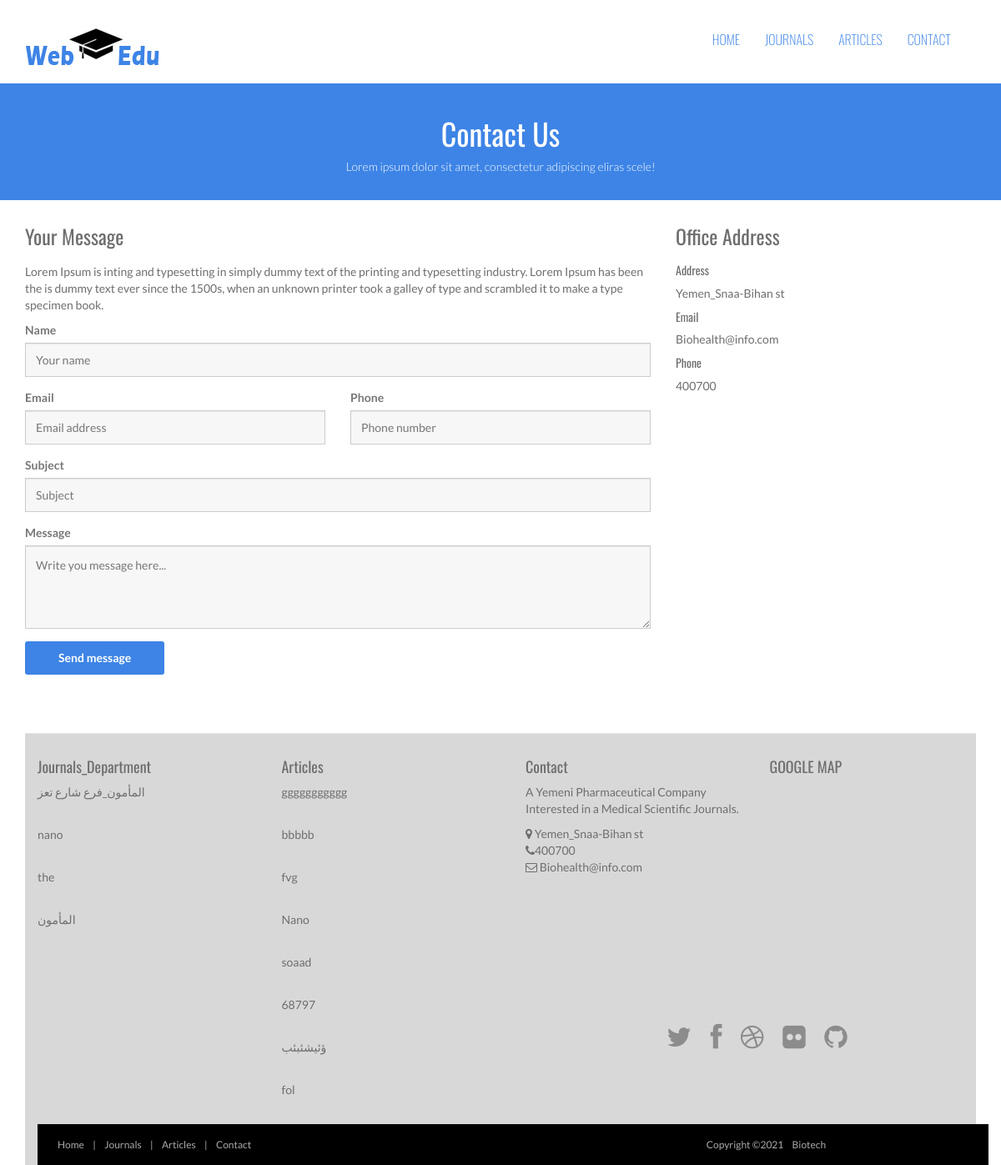
The page /pages/contact.php on the database its author committed.
### tables this page shows
CREATE TABLE `about_us` (
  `AB_id` int(2) NOT NULL,
  `AB_sub` varchar(50) NOT NULL,
  `AB_description` text NOT NULL,
  `AB_address` tinytext NOT NULL,
  `AB_mobile` int(15) NOT NULL,
  `AB_email` varchar(50) NOT NULL
);

CREATE TABLE `departments` (
  `id` int(10) NOT NULL,
  `name` varchar(255) NOT NULL,
  `description` text NOT NULL,
  `img` mediumtext NOT NULL
);

CREATE TABLE `articles` (
  `A_id` int(200) NOT NULL,
  `A_name` varchar(200) NOT NULL,
  `A_description` mediumtext NOT NULL,
  `A_img` mediumtext NOT NULL,
  `A_link` varchar(200) NOT NULL
);

### inc/footers.php (the view, shortened to what this page needs)
<footer id="footer">
   <div class="container">
  <div class="row">
 <div class="footerbottom">
   <div class="col-md-3 col-sm-6">
     <div class="footerwidget">
       <h4>
         Journals_Department
       </h4>
       <?php
include('../inc/db_connect.php');
       $query = "SELECT * FROM departments ORDER BY id ASC ";
       $result = $connn->query($query);
      while($row = $result->fetch_row()) {
         echo "
       <div class='menu-course'>
         <ul class='menu'>
         <p>".$row['1']."</p>
           <li>
               <a href=All_journal.php?id=".$row['0'].">	 </a>
           </li>
         </ul>
       </div>";
     }
     ?>
     </div>
   </div>
   <div class="col-md-3 col-sm-6">
     <div class="footerwidget">
       <h4>
        Articles
       </h4>
       <?php
       $query = "SELECT * FROM articles order by A_id DESC ";
       $result = $connn->query($query);
      while($row = $result->fetch_row()) {
         echo "
       <div class='menu-course'>
         <ul class='menu'>
           <p>".$row['1']."</p>
             <li>
                 <a href= artical.php?id=".$row['0'].">	 </a>
             </li>
         </ul>
       </div>";
     }
       ?>
     </div>
   </div>
   <?php
   $query = "SELECT * FROM `about_us` ";
   $result = $connn->query($query);
   while($row = $result->fetch_row()) {
   echo "
   <div class='col-md-3 col-sm-6'>
             <div class='footerwidget'>
                        <h4>Contact</h4>
                       <p>".$row['2']."</p>
           <div class='contact-info'>
           <i class='fa fa-map-marker'></i> ".$row['3']."<br>
           <i class='fa fa-phone'></i>".$row['4']." <br>
            <i class='fa fa-envelope-o'></i> ".$row['5']."
             </div>
               </div>
               ";
             }
             ?>
   </div>
   <div class="col-md-3 col-sm-6">
     <div class="footerwidget">
       <h4>
      GOOGLE MAP
      </h4>
      <div id="map"></div>
       </div>
 </div>
</div>
     <div class="social text-center">
       <a href="#"><i class="fa fa-twitter"></i></a>
       <a href="#"><i class="fa fa-facebook"></i></a>
       <a href="#"><i class="fa fa-dribbble"></i></a>
       <a href="#"><i class="fa fa-flickr"></i></a>
       <a href="#"><i class="fa fa-github"></i></a>
     </div>
   </div>
   <div class="footer2">
     <div class="container">
       <div class="row">
         <div class="col-md-6 panel">
           <div class="panel-body">
             <p class="simplenav">
               <a href="../index.php">Home</a> |
               <a href="../pages/All_journal.php">Journals</a> |
               <a href="../pages/All_articles.php">Articles</a> |
               <a href="../pages/contact.php">Contact</a>
             </p>
           </div>
         </div>
         <div class="col-md-6 panel">
           <div class="panel-body">
             <p class="text-center">
             Copyright &copy;2021 <a href="http://Biotech.com/" rel="develop">Biotech</a>
             </p>
           </div>
         </div>
       </div>
     </div>
   </div>
 </footer>
   	 </body>
   	 </html>

### pages/contact.php (shortened to what this page needs)
<!DOCTYPE html>
<html lang="en">
<head>
	<link rel="stylesheet" href="https://maxcdn.bootstrapcdn.com/bootstrap/3.3.6/css/bootstrap.min.css" />
	<link rel="stylesheet" href="../assets/css/bootstrap.min.css">
	<link rel="stylesheet" href="../assets/css/font-awesome.min.css">
	<link rel="stylesheet" href="../assets/css/bootstrap-theme.css" media="screen">
	<link rel="stylesheet" href="../assets/css/style.css">
</head>
<body>
	<div class="navbar navbar-inverse">
		<div class="container">
			<div class="navbar-header">
				<a class="navbar-brand" href="../index.php">
					<img src="../assets/images/logo.png" alt=""></a>
			</div>
			<div class="navbar-collapse collapse">
				<ul class="nav navbar-nav pull-right mainNav">
					<li><a href="../index.php">Home</a></li>
					<li><a href="../pages/All_journal.php">Journals</a></li>
					<li><a href="../pages/All_articles.php">Articles</a></li>
					<li><a href="../pages/contact.php">Contact</a></li>
				</ul>
			</div>
		</div>
	</div>
	<?php include('../inc/db_connect.php'); ?>
	<header id="head" class="secondary">
		<div class="container">
			<h1>Contact Us</h1>
			<p>Lorem ipsum dolor sit amet, consectetur adipiscing eliras scele!</p>
		</div>
	</header>
	<div class="container php-email-form">
		<div class="row">
			<div class="col-md-8">
				<h3 class="section-title">Your Message</h3>
				<p>
					Lorem Ipsum is inting and typesetting in simply dummy text of the printing and typesetting industry. Lorem Ipsum has been the is dummy text ever since the 1500s, when an unknown printer took a galley of type and scrambled it to make a type specimen book.
				</p>
				<form class="form-light mt-20" role="form" action="../inc/process.php">
					<div class="form-group">
						<label>Name</label>
						<input type="text" class="form-control" placeholder="Your name">
					</div>
					<div class="row">
						<div class="col-md-6">
							<div class="form-group">
								<label>Email</label>
								<input type="email" class="form-control" placeholder="Email address">
							</div>
						</div>
						<div class="col-md-6">
							<div class="form-group">
								<label>Phone</label>
								<input type="text" class="form-control" placeholder="Phone number">
							</div>
						</div>
					</div>
					<div class="form-group">
						<label>Subject</label>
						<input type="text" class="form-control" placeholder="Subject">
					</div>
					<div class="form-group">
						<label>Message</label>
						<textarea class="form-control" id="message" placeholder="Write you message here..." style="height:100px;"></textarea>
					</div>
					<button type="submit" class="btn btn-two">Send message</button>
					<p><br /></p>
				</form>
			</div>
			<div class="col-md-4">
				<div class="row">
					<div class="col-md-6">
						<h3 class="section-title">Office Address</h3>
						<?php
						$query = "SELECT * FROM `about_us` ";
						$result = $connn->query($query);
						while ($row = $result->fetch_row()) {
							echo "
								<div class='contact-info'>
									<h5>Address</h5>
									<p>" . $row['3'] . "</p>
									<h5>Email</h5>
									<p>" . $row['5'] . "</p>
									<h5>Phone</h5>
									<p>" . $row['4'] . "</p>
								</div>
								";
						}
						?>
					</div>
				</div>
			</div>
		</div>
		<?php include("../inc/footers.php");
		?>

### assets/css/style.css (style rules this page uses)
body { font-family: 'Lato', sans-serif; font-weight: normal; color: #6E6E6E; }
h1, h2, h3, h4, h5, h6 { font-weight: normal; font-family: 'Oswald', sans-serif; }
h1, .h1, h2, .h2, h3, .h3 { margin-top: 30px; }
a { color:#3d84e6; }
.navbar-nav>li>a { padding-top: 12px; padding-bottom: 12px; font-family: 'Oswald', sans-serif; font-weight: 200 !important; }
label { color: #777; }
.form-control { display: block; width: 100%; height: 41px; padding: 6px 12px; font-size: 14px; line-height: 2.428571; color: #555; background-color: #F7F7F7; background-image: none; border: 1px solid #ccc; border-radius: 0px; }
.navbar-inverse .navbar-brand img { width: 171px; }
.section-title { margin-bottom: 20px; }
#head { background-size: cover; height: 600px; text-align: center; color: white; font-weight: 300; position: relative; background-position-x: center; }
#head.secondary { height: 100px; min-height: 100px; padding-top: 0px; }
.panel { margin-bottom: 0px; background-color: transparent; border: 1px solid transparent; border-radius: 0px; -webkit-box-shadow: none; box-shadow: none; }
.panel-body { padding: 0px; }
ul, .list.custom-list ul { margin: 0 0 11px; list-style-type: none; padding-left: 10px; }
.navbar-inverse { background: #fff; margin: 0 auto; }
.navbar-inverse { border: none; }
.navbar-inverse .navbar-nav > li > a, .navbar-inverse .navbar-nav > .open ul > a { color: #3d84e6; font-size: 16px; text-transform: uppercase; }
.navbar-inverse .navbar-nav > li > a, .navbar-inverse .navbar-nav > .open ul > a { text-align: left; }
img { max-width: 100%; }
#map { width: 100%; height: 280px; }
footer { border-top: 1px solid #e5e5e5; background:#D8D8D8; margin-top: 40px; padding-top: 20px; }
ul.menu { padding: 0px; }
.menu li { padding: 5px 0px; }
.social { margin: 20px 0; }
.social a { font-size: 32px; margin: 0 10px; color: #8c8c8c; }
.footer2 { background: #000; padding: 15px 0; color: #aaa; font-size: 12px; }
.footer2 a { color: #aaa; }
.footer2 p { margin: 0; }
footer ul li { list-style: none; }
#head.secondary { padding-top: 0px; background:#3d84e6; background-size: cover; text-align: center; padding:10px 0; height: 140px; }
#head.secondary h1 { COLOR: #fff; text-align: center; }
.btn { background: #3d84e6; color: #fff; }
.footer2 a { padding: 4px 8px; }

### rows shown on the page
about_us: AB_address "Yemen_Snaa-Bihan st", AB_email "Biohealth@info.com", AB_mobile "400700", AB_description "A Yemeni Pharmaceutical Company Interested in a Medical Scientific Journals."
departments: name "المأمون_فرع شارع تعز"
departments: name "nano"
departments: name "the"
departments: name "المأمون"
articles: A_name "ggggggggggg"
articles: A_name "bbbbb"
articles: A_name "fvg"
articles: A_name "Nano"
articles: A_name "soaad"
articles: A_name "68797"
articles: A_name "ؤئيشئبئب"
articles: A_name "fol"
